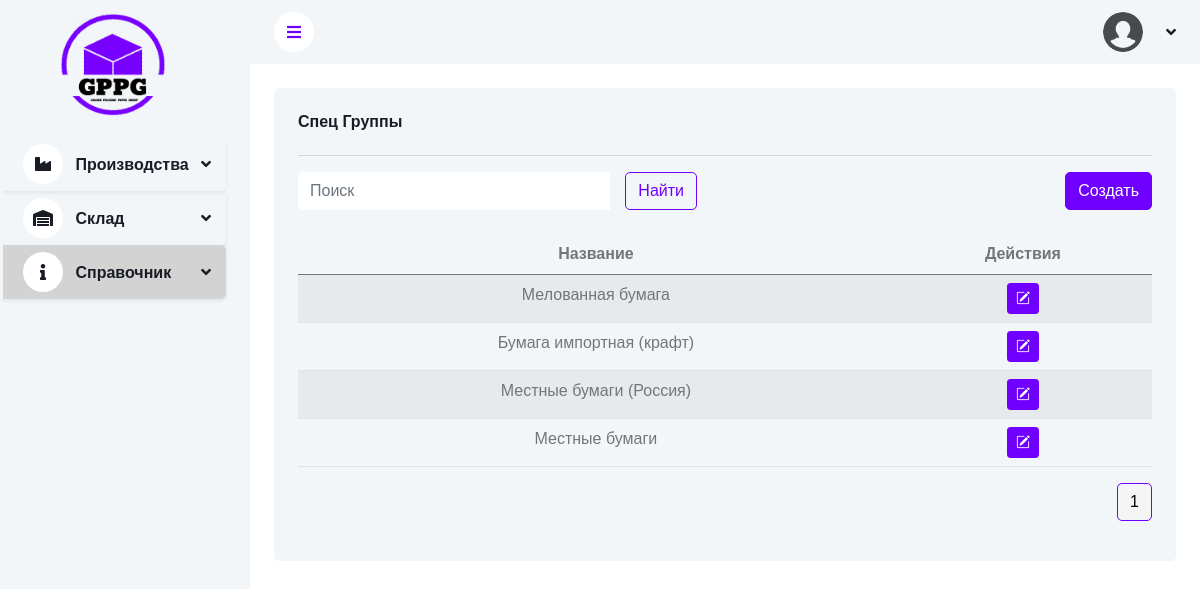
/info/material-special-groups/, run on the app's committed database.
### apps/info/models.py (models this page shows, shortened)
class MaterialSpecialGroup(BaseModel):
	name = models.CharField(max_length=100, verbose_name="Название")
	class Meta:
		verbose_name = "Специальная группа материалов"
		verbose_name_plural = "Специальные группы материалов"

### apps/info/views.py (the view)
# urls.py: path('material-special-groups/', MaterialSpecialGroupListCreate.as_view(), name='special-group-list'),
class MaterialSpecialGroupListCreate(BaseListCreateView):
	model = MaterialSpecialGroup
	form_class = MaterialSpecialGroupForm
	template_name = "info/material_special_group_list.html"
	redirect_url = "info:special-group-list"

### apps/shared/views.py (called while the page is built)
	@staticmethod
	def apply_pagination_and_search(queryset, request):
		search_query = request.GET.get('search')
		if search_query:
			search_query = search_query.strip()
			queryset = queryset.filter(Q(name__icontains=search_query))
		page_size = request.GET.get("page_size", 12)
		paginator = Paginator(queryset, page_size)
		page_num = request.GET.get("page", 1)
		page_obj = paginator.get_page(page_num)
		return page_obj

	def get_cache_key(self):
		return f'{self.model.__name__.lower()}_list_data'

	def get_queryset(self):
		cache_key = self.get_cache_key()
		cached_data = cache.get(cache_key)
		if cached_data is None:
			queryset = self.model.objects.all().order_by('-created_time')
			cached_data = list(queryset)  # Преобразуем queryset в список
			cache.set(cache_key, cached_data, timeout=self.cache_timeout)
			print(f"Data fetched from database and cached with key: {cache_key}")
		else:
			print(f"Data fetched from cache with key: {cache_key}")
		return cached_data

	def get_form(self):
		return self.form_class

	def get_template_name(self):
		return self.template_name

	def get(self, request):
		items = self.get_queryset()
		page_obj = self.apply_pagination_and_search(items, request)
		context = {
			'items': page_obj,
			'form': self.get_form(),
		}
		return render(request, self.get_template_name(), context)

### templates/info/material_special_group_list.html (shortened to what this page needs)
{% extends 'base.html' %}
{% load static %}
{% block content %}
    <div class="container-fluid pt-4 px-4">
        <div class="row g-4">
            <div class="col-sm-12">
                <div class="bg-light rounded h-100 p-4">
                    <h6 class="mb-4">Спец Группы </h6>
                    <hr>
                    <div class="row mb-2">
                        <div class="col-md-6">
                            {% include 'base/search_form.html' %}
                        </div>
                        <div class="col-md-6 text-end">
                            <button type="button" class="btn btn-primary" id="openCreateModalBtn"
                                    data-bs-toggle="modal" data-bs-target="#myModalCreate"
                                    data-action-url="{% url 'info:special-group-list' %}">Создать
                            </button>
                        </div>
                    </div>
                    <div class="table-responsive">
                        <table class="table table-striped">
                            <thead>
                            <tr class="text-center">
                                <th scope="col">Название</th>
                                <th scope="col">Действия</th>
                            </tr>
                            </thead>
                            <tbody>
                            {% for groups in items %}
                                <tr class="text-center">
                                    <td>{{ groups.name }}</td>
                                    <td>
                                        <a href="" type="button" class="btn btn-primary btn-sm"><i
                                                class="bi bi-pencil-square"></i></a>
                                    </td>
                                </tr>
                            {% endfor %}
                            </tbody>
                        </table>
                    </div>
                    {% include 'base/pagination.html' with items=items %}
                </div>
            </div>
        </div>
    </div>
{% endblock %}

### static/css/style.css (style rules this page uses)
:root { --primary: #6f00ff; --light: #F3F6F9; --dark: #191C24; }
.btn { transition: 0.5s; }
.btn.btn-primary { color: #ffffff; }

### data on the page
MaterialSpecialGroup: name "Мелованная бумага"
MaterialSpecialGroup: name "Бумага импортная (крафт)"
MaterialSpecialGroup: name "Местные бумаги (Россия)"
MaterialSpecialGroup: name "Местные бумаги"

### other printed values
{{ i }} "1"
